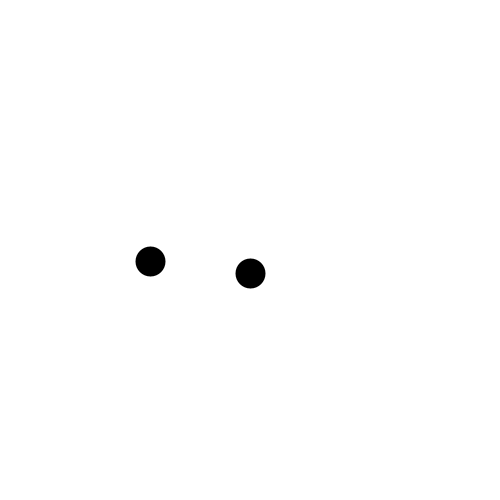
Frame 1 (no input)
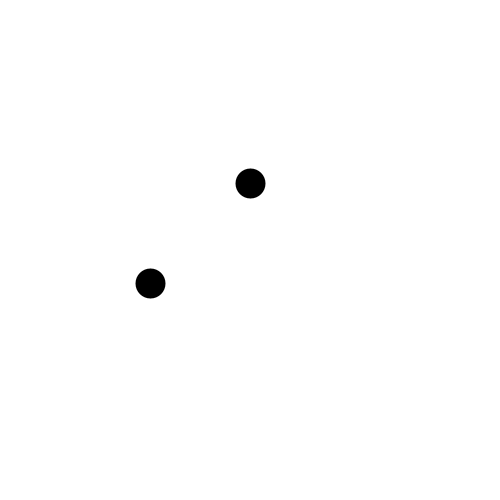
Frame 60 (the mouse pressed at the canvas centre just before this capture)
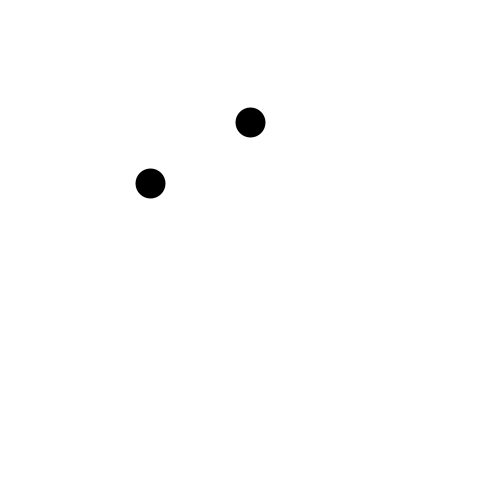
Frame 120 (the mouse held since frame 60 and released just before this capture)

The Processing sketch that drew these frames (run headless with seeded random() and noise(); from frame 60 on, the mouse is pressed at the canvas centre):

// Processing sketch: e03_falowanie1
// ── e03_falowanie1.pde
void setup() {
  size(500, 500);
  strokeWeight(30);
}

void draw() {
  background(255);
  point(250, 250+237*sin(frameCount*0.1));
  point(150, 250+237*sin(frameCount*0.05));
}
